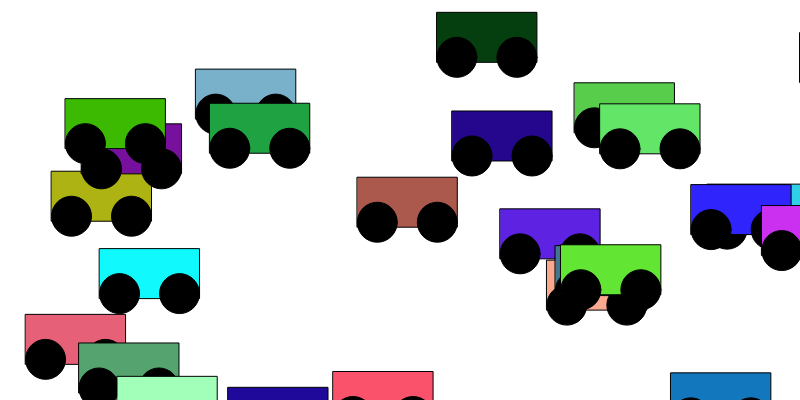
Frame 1 (no input)
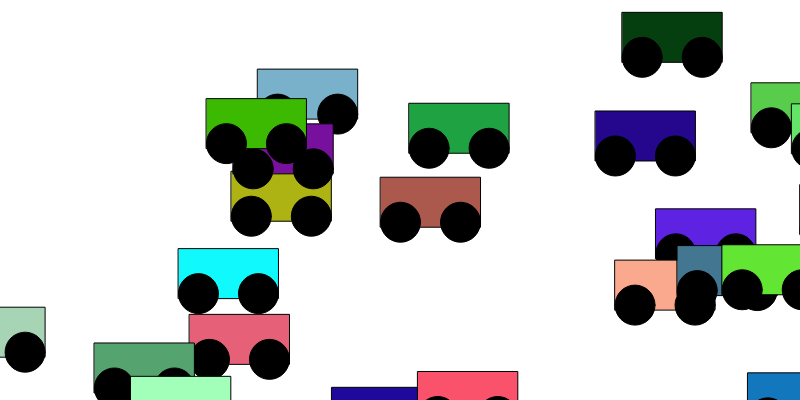
Frame 60 (no input)
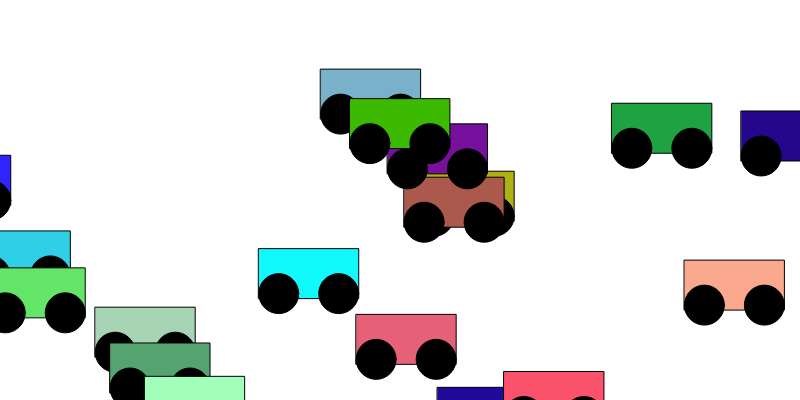
Frame 120 (the mouse pressed at the canvas centre since frame 60)

The p5.js sketch that drew these frames (run headless with seeded random() and noise() and a simulated clock; from frame 60 on, the mouse is pressed at the canvas centre):

// p5.js sketch
// ── sketch.js
var cars = [];
			
function setup()
{
  createCanvas(800, 400);
  
  
  for(var i = 0; i < 25; i++)
  {
    cars[i] = new Car();
  }
}
 
function draw()
{
 
  background(255);
  
 
  for(var i = 0; i < cars.length; i++)
  {
    cars[i].drive();
    cars[i].display();
  }      
  
}
 

function Car(ypos, speed)
{
  this.xpos = random(width);
  this.ypos = random(height);
  this.speed = random(4);
  this.c = color(random(255), random(255), random(255));
 
  
  this.drive = function()
  {
    if(this.xpos > width)
    {
      this.xpos = -200; 
      this.ypos = random(height);
    }
    this.xpos = this.xpos + this.speed;        
  }
 
  
  this.display = function()
  {
  
    fill(this.c);
    rectMode(CORNER);
    rect(this.xpos, this.ypos, 100, 50);
 
    
    fill(0);
    ellipse(this.xpos + 20, this.ypos + 45, 40, 40);
    ellipse(this.xpos + 80, this.ypos + 45, 40, 40);
  }
}
